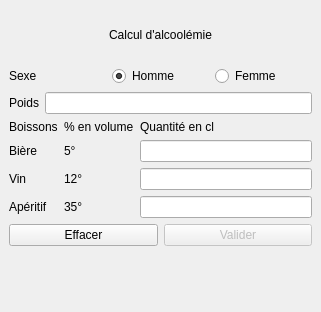
<?xml version="1.0" encoding="UTF-8"?>
<ui version="4.0">
 <class>MainWindow</class>
 <widget class="QMainWindow" name="MainWindow">
  <property name="geometry">
   <rect>
    <x>0</x>
    <y>0</y>
    <width>321</width>
    <height>312</height>
   </rect>
  </property>
  <property name="windowTitle">
   <string>Calcul d'alcoolémie</string>
  </property>
  <widget class="QWidget" name="centralWidget">
   <layout class="QVBoxLayout" name="verticalLayout">
    <item>
     <widget class="QLabel" name="titleLabel">
      <property name="text">
       <string>Calcul d'alcoolémie</string>
      </property>
      <property name="alignment">
       <set>Qt::AlignCenter</set>
      </property>
     </widget>
    </item>
    <item>
     <layout class="QHBoxLayout" name="genderLayout">
      <item>
       <widget class="QLabel" name="genderLabel">
        <property name="text">
         <string>Sexe</string>
        </property>
       </widget>
      </item>
      <item>
       <widget class="QRadioButton" name="maleRadio">
        <property name="text">
         <string>Homme</string>
        </property>
        <property name="checked">
         <bool>true</bool>
        </property>
       </widget>
      </item>
      <item>
       <widget class="QRadioButton" name="femaleRadio">
        <property name="text">
         <string>Femme</string>
        </property>
       </widget>
      </item>
     </layout>
    </item>
    <item>
     <layout class="QHBoxLayout" name="weightLayout">
      <item>
       <widget class="QLabel" name="weightLabel">
        <property name="text">
         <string>Poids</string>
        </property>
       </widget>
      </item>
      <item>
       <widget class="QLineEdit" name="weightInput"/>
      </item>
     </layout>
    </item>
    <item>
     <layout class="QGridLayout" name="gridLayout">
      <property name="horizontalSpacing">
       <number>6</number>
      </property>
      <item row="5" column="0">
       <widget class="QLabel" name="aperoLabel">
        <property name="text">
         <string>Apéritif</string>
        </property>
       </widget>
      </item>
      <item row="2" column="0">
       <widget class="QLabel" name="beerLabel">
        <property name="text">
         <string>Bière</string>
        </property>
       </widget>
      </item>
      <item row="2" column="1">
       <widget class="QLabel" name="beerVolumeLabel">
        <property name="text">
         <string>5°</string>
        </property>
       </widget>
      </item>
      <item row="5" column="2">
       <widget class="QLineEdit" name="AperoQuantityInput"/>
      </item>
      <item row="0" column="1">
       <widget class="QLabel" name="labelVolume">
        <property name="text">
         <string>% en volume</string>
        </property>
       </widget>
      </item>
      <item row="0" column="2">
       <widget class="QLabel" name="labelQuantity">
        <property name="text">
         <string>Quantité en cl</string>
        </property>
       </widget>
      </item>
      <item row="5" column="1">
       <widget class="QLabel" name="AperoVolumeLabel">
        <property name="text">
         <string>35°</string>
        </property>
       </widget>
      </item>
      <item row="4" column="0">
       <widget class="QLabel" name="vineLabel">
        <property name="text">
         <string>Vin</string>
        </property>
       </widget>
      </item>
      <item row="0" column="0">
       <widget class="QLabel" name="labelBoissons">
        <property name="text">
         <string>Boissons</string>
        </property>
       </widget>
      </item>
      <item row="4" column="1">
       <widget class="QLabel" name="vineVolumeLabel">
        <property name="text">
         <string>12°</string>
        </property>
       </widget>
      </item>
      <item row="4" column="2">
       <widget class="QLineEdit" name="VineQuantityInput"/>
      </item>
      <item row="2" column="2">
       <widget class="QLineEdit" name="beerQuantityInput"/>
      </item>
     </layout>
    </item>
    <item>
     <layout class="QHBoxLayout" name="buttonLayout">
      <item>
       <widget class="QPushButton" name="clearButton">
        <property name="text">
         <string>Effacer</string>
        </property>
       </widget>
      </item>
      <item>
       <widget class="QPushButton" name="validateButton">
        <property name="enabled">
         <bool>false</bool>
        </property>
        <property name="text">
         <string>Valider</string>
        </property>
       </widget>
      </item>
     </layout>
    </item>
    <item>
     <widget class="QLabel" name="resultLabel"/>
    </item>
   </layout>
  </widget>
 </widget>
 <resources/>
 <connections/>
</ui>
